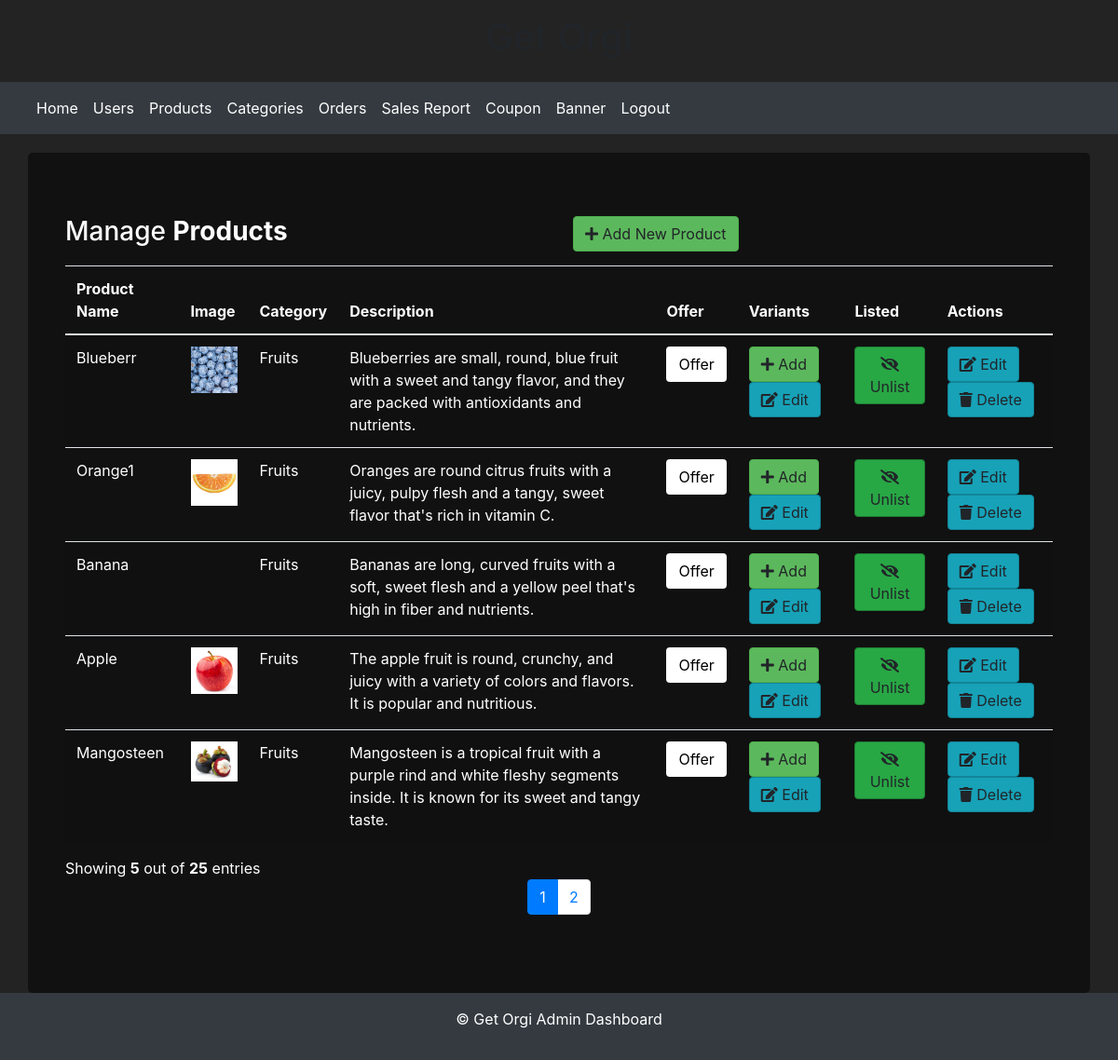
The page /admin_page (signed in) on the database as committed earlier.
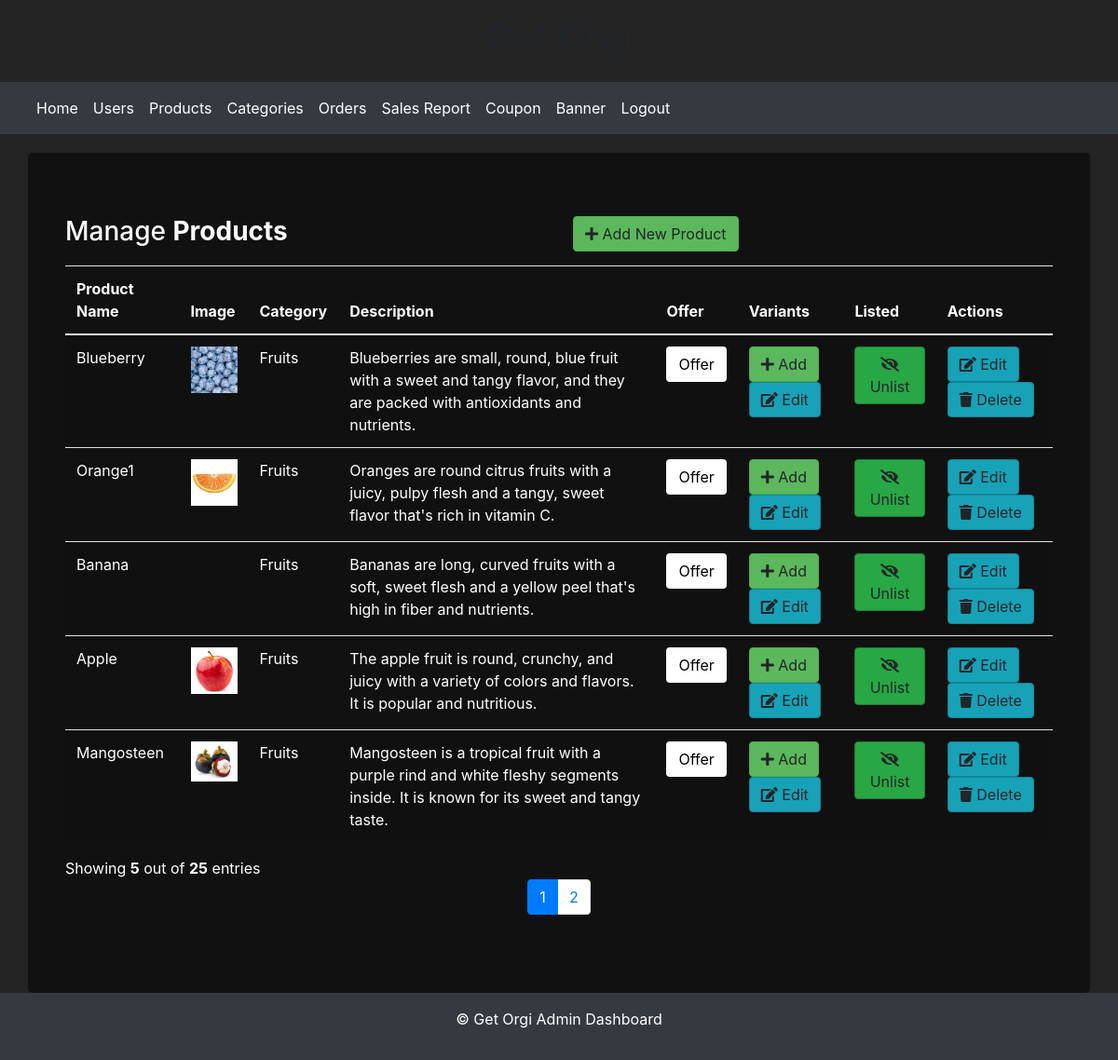
The same page on the database as committed later.
### shopping/models.py (models this page shows, shortened)
class Product(models.Model):
    name = models.CharField(max_length=50)
    description = models.TextField(max_length=200, default='')
    stock = models.PositiveIntegerField(default=1)
    category = models.ForeignKey(Category, on_delete=models.CASCADE,  null=True)
    normalprice = models.IntegerField(default=0)
    listed = models.BooleanField(default=True)
    offer_percentage = models.IntegerField(default=0)

class Image(models.Model):
    image = models.ImageField(upload_to='products/')
    product = models.ForeignKey(Product, on_delete=models.CASCADE, null=True, blank=True, related_name='images', default=None)

class Category(models.Model):
    name = models.CharField(max_length=50)
    offer_percentage = models.IntegerField(blank=True, null=True)
    def __str__(self):
        return self.name

### shopping/views.py (the view)
# urls.py: path('admin_page',views.admin_page,name="admin_page"),
@never_cache
def admin_page(request):
    if 'adusername' in request.session:
        orgi = Product.objects.all()
        categories = Category.objects.all()
        context = {
            'orgi': orgi,
        'categories': categories}
        return render(request,'admin.html',context)
    else:
        return redirect('admin_login')

### templates/admin.html (shortened to what this page needs)
{% extends 'admin_dash.html'%}
{%block content%}
<link rel="stylesheet" href="https://cdnjs.cloudflare.com/ajax/libs/font-awesome/5.15.3/css/all.min.css">
<body>
    <div class="container">
        <div class="table-title">
            <div class="row">
                <div class="col-sm-6">
                    <h2>Manage <b>Products</b></h2>
                </div>
                <div class="col-sm-6">
                    <a href="{% url 'add'  %}" class="btn btn-add"><i class="fas fa-plus"></i> Add New Product</a>
                </div>
            </div>
        </div>
            <table class="table table-striped table-hover">
                <thead>
                    <tr>
                        <th>Product Name</th>
                        <th>Image</th>
                        <th>Category</th>
                        <th>Description</th>
                        <th>Offer</th>
                        <th>Variants</th>
                        <th>Listed</th>
                        <th>Actions</th>
                    </tr>
                </thead>
                <tbody>
                    {% for i in orgi %}
                    <tr>
                        <td>{{ i.name }}</td>
                        <td>
                            <div id="achu">
                                {% if i.images.all %}
                                {% with i.images.all|first as img %}
                                <img class="img-fluid w-100" src="{{ img.image.url }}" alt="{{ product.name }}">
                                {% endwith %}
                                {% endif %}
                            </div>
                        </td>
                        <td>{{ i.category }}</td>
                        <td>{{ i.description }}</td>
                        <td><a href="{% url 'product_offer' product_id=i.id %}" class="btn btn-offer">Offer</a></td>
                        <td>
                            <a href="{% url 'add_variants' i.id %}" class="btn btn-add">
                                <i class="fas fa-plus"></i> Add
                            </a>
                            <a href="{% url 'edit_variants' i.id %}" class="btn btn-edit">
                                <i class="fas fa-edit"></i> Edit
                            </a>
                        </td>
                        <td>
                            {% if i.listed %}
                                <form method="post" action="{% url 'list_unlist_product' %}">
                                    <button type="submit" class="btn btn-unlist"><i class="fas fa-eye-slash"></i> Unlist</button>
                                </form>
                            {% endif %}
                        </td>
                        <td>
                            <a href="{% url 'update' i.id %}" class="btn btn-edit"><i class="fas fa-edit"></i> Edit</a>
                            <a href="{% url 'delete' i.id %}" class="btn btn-edit product-delete-btn" data-product-id="{{ i.id }}"><i class="fas fa-trash"></i> Delete</a>
                        </td>
                    </tr>
                    {% endfor %}
                </tbody>
            </table>
        <div class="clearfix">
            <div class="hint-text">Showing <b>5</b> out of <b>25</b> entries</div>
            <ul class="pagination">
            </ul>
        </div>
    </div>
</body>
{% endblock %}

Rows that differ between the two databases and show on the page:
changed Product: name "Blueberr" → "Blueberry"
